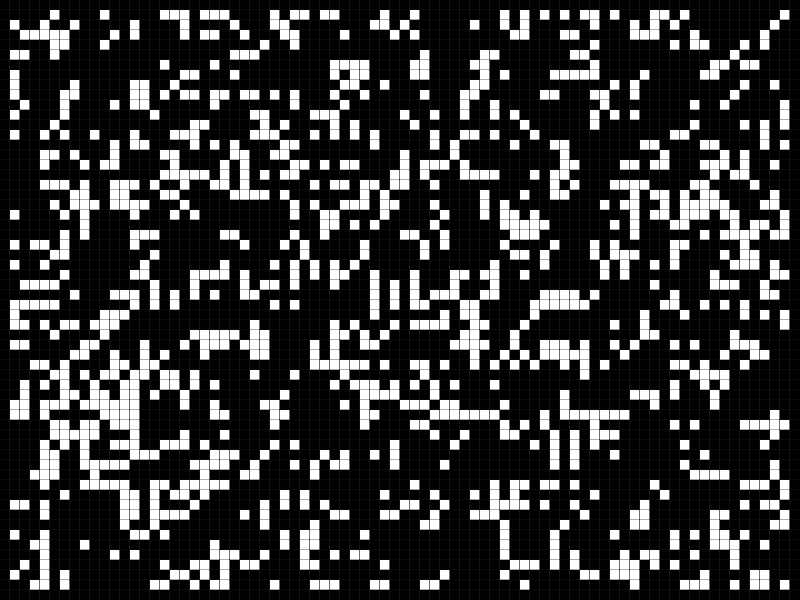
Frame 1 (no input)
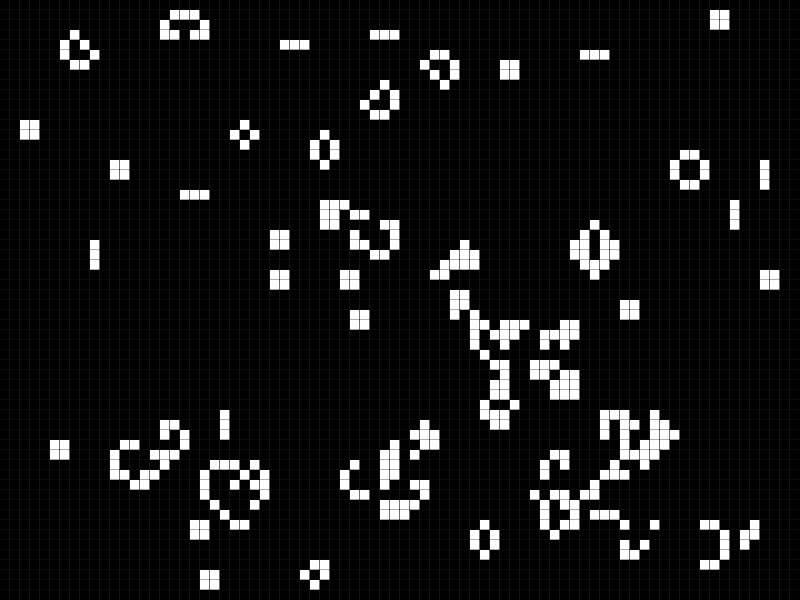
Frame 60 (no input)
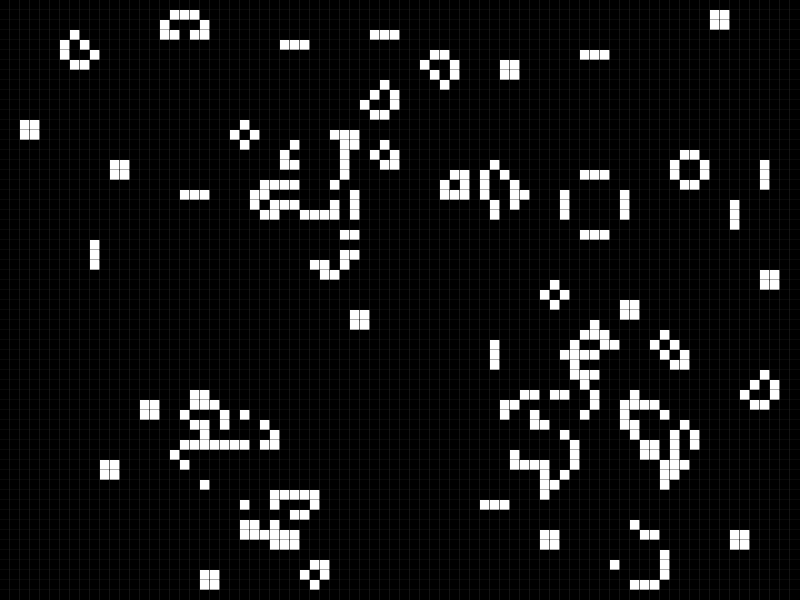
Frame 120 (the mouse pressed at the canvas centre since frame 60)

The p5.js sketch that drew these frames (run headless with seeded random() and noise() and a simulated clock; from frame 60 on, the mouse is pressed at the canvas centre):

// p5.js sketch
// ── sketch.js
class Cell{
  constructor(x,y,w,h,c){
    this.x = x;
    this.y = y;
    this.w = w;
    this.h = h;
    this.c = c;

    this.isSelect = false;
  }

  setC(c){
    this.c = c;
  }

  display(){
    noFill();
    stroke(30,30,30,180);
    rect(this.x,this.y,this.w,this.h);
    noStroke();
    fill(this.c,this.c,this.c,255);
    rect(this.x,this.y,this.w,this.h);

    if(this.isSelect){
      fill(0,255,0,255);
      rect(this.x,this.y,this.w,this.h);
    }
  }
}

class CA{
  constructor(cellSize,simulateInterval){
    this.cellSize = cellSize;
    this.simulateInterval = simulateInterval;

    this.rows = Math.floor(height/this.cellSize);
    this.cols = Math.floor(width/this.cellSize);

    this.cells = [];

    this.genLifes();
    this.genCells();
  }

  //获取邻居有多少个是活着的
  getNeighborsLife(x,y){
    let count = 0;
    for (let k = -1; k <= 1; k++) {
      for (let m = -1; m <= 1; m++) {
        count += this.lifes[x + k][y + m];
      }
    }
    count -= this.lifes[x][y];

    return count;
  }

  getLife(x,y){
    if(this.lifes[x]){
      if(this.lifes[x][y] == 0 || this.lifes[x][y] == 1){
        return this.lifes[x][y];
      }else{
        return -1;
      }
    }else{
      return -1;
    }
  }

  genLifes(){
    this.lifes = [];
    for(let i = 0;i < this.cols;i ++){
      let arr = [];
      for(let j = 0;j < this.rows;j ++){
        let x = i * this.cellSize;
        let y = j * this.cellSize;
        let life = random(0,1) > 0.5 ? 1 : 0;
        arr.push(life);
      }
      this.lifes.push(arr);
    }
  }

  genCells(){
    this.cells = [];
    for(let i = 0;i < this.cols;i ++){
      let arr = [];
      for(let j = 0;j < this.rows;j ++){
        let x = i * this.cellSize;
        let y = j * this.cellSize;
        let w,h;
        w = h = this.cellSize;
        let c = map(this.lifes[i][j],0,1,0,255);
        let cell = new Cell(x + this.cellSize/2,y + this.cellSize/2,w,h,c);
        arr.push(cell);
      }
      this.cells.push(arr);
    }
  }

  genNextLifes(){
    let curr = [];
    for (let i = 0; i < this.cols; i++) {
      let arr = [];
      for (let j = 0; j < this.rows; j++) {
        arr.push(0);
      }
      curr.push(arr);
    }
    for (let i = 1; i < this.cols - 1; i++) {
      for (let j = 1; j < this.rows - 1; j++) {
        let count = 0;
        let flag = 0;

        count = this.getNeighborsLife(i,j);
  
        //死亡：如果某个细胞处于活着状态，在如下情况会死亡，1孤独：如果活着的邻居数量<=1，2群体过剩：如果活着的邻居数量>=4
        //新生：如果某个细胞处于死亡状态，在如下情况会新生，1周围刚好有三个活着的邻居
        //静止：在如下情况细胞会保持死亡活着活着的状态，1活着：如果细胞是活着的且周围有2到3个活着的邻居，2死亡：如果细胞是死亡的且周围活着的邻居数!=3
        if (count >= 4 && this.lifes[i][j]) {//群体过剩死去
          flag = 0;
        } else if (count <= 1 && this.lifes[i][j]) {//孤独死去
          flag = 0;
        } else if (!this.lifes[i][j] && count == 3) {//重生
          flag = 1;
        } else { //其余情况不变
          flag = this.lifes[i][j];
        }
        curr[i][j] = flag;
      }
    }

    return curr;
  }

  display(){
    for(let i = 0;i < this.cols;i ++){
      for(let j = 0;j < this.rows;j ++){
        let cell = this.cells[i][j];
        cell.display();
      }
    }
  }

  applyCellLife(newLifes){
    for(let i = 0;i < this.cols;i ++){
      for(let j = 0;j < this.rows;j ++){
        let cell = this.cells[i][j];
        let c = map(newLifes[i][j],0,1,0,255);
        cell.setC(c);
      }
    }
  }

  async startLoop() {
    while (true) {
        // console.log(this.lifes);
        let newLifes = this.genNextLifes();
        this.applyCellLife(newLifes);
        await this.sleep(this.simulateInterval); 
        this.lifes = newLifes;
    }
  }

  sleep(ms) {
    return new Promise((res)=>{
      setTimeout(res,ms);
    });
  }
}


let ca = null;
function setup() {
  rectMode(CENTER);

  let simulateInterval = 20;//间隔10ms生成下一代
  let cellSize = 10;
  createCanvas(800,600);

  ca = new CA(cellSize,simulateInterval);
  ca.startLoop();
}

function draw() {
  ca.display();
}
